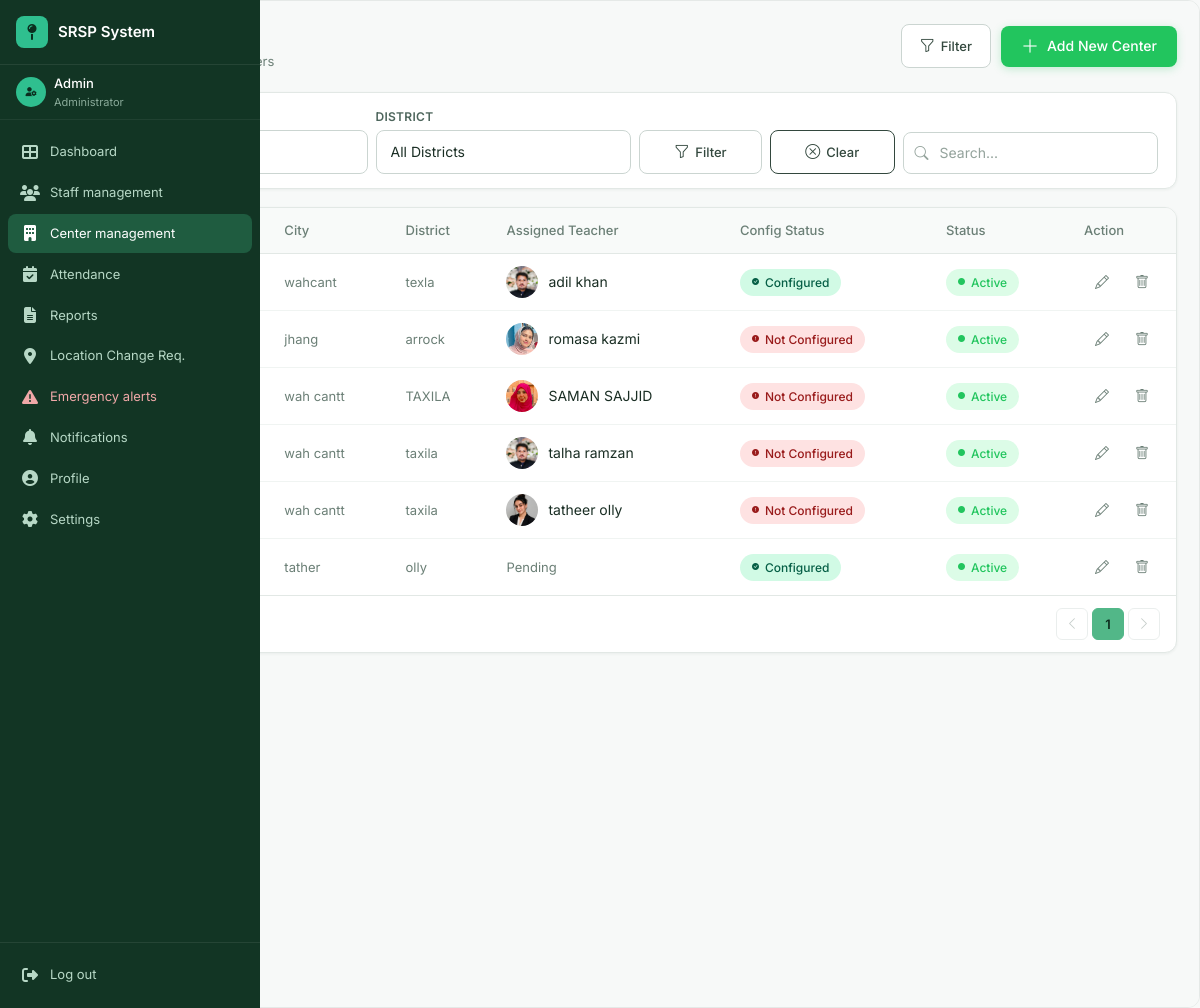
The page /panel/centers/ (signed in) on the database its author committed.
### accounts/models.py (models this page shows, shortened)
class CustomUser(AbstractBaseUser, PermissionsMixin):
    class Role(models.TextChoices):
        ADMIN = 'Admin', 'Admin'
        FIELD_STAFF = 'Field Staff', 'Field Staff'
        TEACHER = 'Teacher', 'Teacher'
    username = models.CharField(max_length=20, unique=True, blank=True, null=True)
    full_name = models.CharField(max_length=255)
    email = models.EmailField(unique=True)
    phone_number = models.CharField(max_length=20, unique=True)
    role = models.CharField(max_length=20, choices=Role.choices, default=Role.FIELD_STAFF)
    is_active = models.BooleanField(default=True)
    is_staff = models.BooleanField(default=False)
    is_superuser = models.BooleanField(default=False)
    date_joined = models.DateTimeField(auto_now_add=True)
    objects = CustomUserManager()
    USERNAME_FIELD = 'email'
    REQUIRED_FIELDS = ['full_name', 'phone_number']
    def get_full_name(self):
        return self.full_name

### admin_panel/models.py (models this page shows, shortened)
class Center(models.Model):
    class Status(models.TextChoices):
        ACTIVE = 'Active', 'Active'
        INACTIVE = 'Inactive', 'Inactive'
        PENDING = 'Pending', 'Pending'
    class ConfigStatus(models.TextChoices):
        NOT_CONFIGURED = 'NOT_CONFIGURED', 'Not Configured'
        CONFIGURED = 'CONFIGURED', 'Configured'
    center_name = models.CharField(max_length=255)
    center_code = models.CharField(max_length=20, unique=True)
    complete_address = models.TextField(blank=True)
    city = models.CharField(max_length=100, blank=True)
    district = models.CharField(max_length=100)
    latitude = models.DecimalField(max_digits=9, decimal_places=6, null=True, blank=True)
    longitude = models.DecimalField(max_digits=9, decimal_places=6, null=True, blank=True)
    allowed_radius = models.PositiveIntegerField(default=100, help_text='Allowed radius in meters')
    assigned_teacher = models.OneToOneField(
        'staff.StaffProfile',
        on_delete=models.SET_NULL,
        null=True,
        blank=True,
        related_name='teaching_center',
    )
    status = models.CharField(max_length=20, choices=Status.choices, default=Status.PENDING)
    configuration_status = models.CharField(
        max_length=20,
        choices=ConfigStatus.choices,
        default=ConfigStatus.NOT_CONFIGURED,
    )
    configured_by = models.ForeignKey(
        settings.AUTH_USER_MODEL,
        on_delete=models.SET_NULL,
        null=True,
        blank=True,
        related_name='configured_centers',
    )
    configured_date = models.DateTimeField(null=True, blank=True)
    gps_accuracy = models.FloatField(null=True, blank=True, help_text='GPS accuracy in meters at configuration time')
    browser_info = models.TextField(blank=True)
    ip_address = models.GenericIPAddressField(blank=True, null=True)
    created_at = models.DateTimeField(auto_now_add=True)
    updated_at = models.DateTimeField(auto_now=True)
    class Meta:
        ordering = ['center_name']

### staff/models.py (models this page shows, shortened)
class StaffProfile(models.Model):
    class Status(models.TextChoices):
        ACTIVE = 'Active', 'Active'
        INACTIVE = 'Inactive', 'Inactive'
    class Gender(models.TextChoices):
        MALE = 'Male', 'Male'
        FEMALE = 'Female', 'Female'
        OTHER = 'Other', 'Other'
    user = models.OneToOneField(
        settings.AUTH_USER_MODEL,
        on_delete=models.CASCADE,
        related_name='staff_profile'
    )
    assigned_center = models.ForeignKey(
        'admin_panel.Center',
        on_delete=models.SET_NULL,
        null=True,
        related_name='staff_members'
    )
    designation = models.CharField(max_length=100, blank=True)
    profile_photo = models.ImageField(upload_to='profile_photos/', blank=True, null=True)
    cnic = models.CharField(max_length=15, unique=True, blank=True, null=True)
    date_of_birth = models.DateField(blank=True, null=True)
    age = models.PositiveSmallIntegerField(blank=True, null=True)
    gender = models.CharField(max_length=10, choices=Gender.choices, blank=True)
    address = models.TextField(blank=True)
    joining_date = models.DateField(auto_now_add=True)
    status = models.CharField(max_length=20, choices=Status.choices, default=Status.ACTIVE)
    created_at = models.DateTimeField(default=timezone.now)
    updated_at = models.DateTimeField(auto_now=True)
    class Meta:
        ordering = ['user__full_name']

### admin_panel/views.py (the view)
# urls.py: path('centers/', views.center_management, name='admin_centers'),
@login_required
@user_passes_test(admin_required)
def center_management(request):
    user = request.user
    city_filter = request.GET.get('city', '').strip()
    district_filter = request.GET.get('district', '').strip()
    centers = Center.objects.select_related('assigned_teacher__user').all()
    if city_filter:
        centers = centers.filter(city=city_filter)
    if district_filter:
        centers = centers.filter(district=district_filter)
    cities = (
        Center.objects.values_list('city', flat=True)
        .exclude(city='')
        .distinct()
        .order_by('city')
    )
    districts = (
        Center.objects.values_list('district', flat=True)
        .exclude(district='')
        .distinct()
        .order_by('district')
    )
    form = CenterForm()
    available_teachers = StaffProfile.objects.filter(
        status=StaffProfile.Status.ACTIVE
    ).select_related('user').order_by('user__full_name')
    has_filter = bool(city_filter) or bool(district_filter)
    return render(request, 'admin_panel/center_management.html', {
        'form': form,
        'centers': centers,
        'total_centers': centers.count(),
        'center_count': centers.count(),
        'available_teachers': available_teachers,
        'cities': cities,
        'districts': districts,
        'selected_city': city_filter,
        'selected_district': district_filter,
        'filtered': has_filter,
        'user_role': user.role,
        'user_initials': get_initials(user.full_name),
        'geoapify_api_key': settings.GEOAPIFY_API_KEY,
    })

### admin_panel/templates/admin_panel/center_management.html (shortened to what this page needs)
{% extends 'base.html' %}
{% load static %}
{% block extra_css %}
<link rel="stylesheet" href="{% static 'css/center_management.css' %}">
{% endblock %}
{% block content %}
<div style="display:flex;border-radius:12px;overflow:hidden;border:0.5px solid var(--border);min-height:100vh">
  {% include 'partials/admin_sidebar.html' with active='centers' %}
  <div style="flex:1;background:var(--surface-1);padding:20px 22px;min-width:0">
    <div class="cm-page-header">
      <div>
        <h3 class="cm-page-title">Center List</h3>
        <p class="cm-page-subtitle">Manage all education centers</p>
      </div>
      <div class="cm-header-actions">
        <button class="cm-btn-filter" aria-label="Filter centers">
          <i class="bi bi-funnel"></i>
          Filter
        </button>
        <button class="cm-btn-add" data-action="add-center">
          <i class="bi bi-plus-lg"></i>
          Add New Center
        </button>
      </div>
    </div>
    <form class="cm-search-card" id="centerFilterForm" method="get">
      <div class="row g-2 align-items-end">
        <div class="col-md-3 col-sm-6 col-12">
          <label class="cm-filter-label" for="filterCity">City</label>
        </div>
        <div class="col-md-3 col-sm-6 col-12">
          <label class="cm-filter-label" for="filterDistrict">District</label>
          <select name="district" id="filterDistrict" class="cm-input cm-select">
            <option value="">All Districts</option>
          </select>
        </div>
        <div class="col-md-3 col-sm-6 col-12">
          <div class="d-flex gap-2">
            <button type="submit" class="cm-btn-filter flex-fill justify-content-center" id="filterBtn">
              <i class="bi bi-funnel"></i> Filter
            </button>
            <button type="button" class="cm-btn-filter flex-fill justify-content-center" id="clearFilterBtn" style="background:#fff;border-color:var(--gray-300);">
              <i class="bi bi-x-circle"></i> Clear
            </button>
          </div>
        </div>
        <div class="col-md-3 col-sm-6 col-12">
          <div class="cm-search-wrap">
            <input type="text" id="centerSearch" class="cm-search-input" placeholder="Search...">
          </div>
        </div>
      </div>
    </form>
    <div class="cm-table-card">
      <div class="cm-table-scroll">
        <table class="cm-table" id="centerTable">
          <thead>
            <tr>
              <th>Center Name</th>
              <th>City</th>
              <th>District</th>
              <th>Assigned Teacher</th>
              <th>Config Status</th>
              <th>Status</th>
              <th class="cm-th-action">Action</th>
            </tr>
          </thead>
          <tbody>
            {% if centers %}
              {% for c in centers %}
              <tr data-id="{{ c.id }}">
                <td><span class="cm-name">{{ c.center_name }}</span></td>
                <td class="cm-cell-muted">{{ c.city|default:"--" }}</td>
                <td class="cm-cell-muted">{{ c.district }}</td>
                <td>
                  {% if c.assigned_teacher %}
                  <div class="cm-teacher-cell">
                    {% if c.assigned_teacher.profile_photo %}
                    <img src="{{ c.assigned_teacher.profile_photo.url }}" alt="{{ c.assigned_teacher.user.full_name }}" class="cm-avatar" style="width:32px;height:32px;border-radius:50%;object-fit:cover;">
                    {% else %}
                    <span class="cm-avatar" style="background:#E3F3EC;color:#1F5C40;">{{ c.assigned_teacher.user.full_name|first|upper }}</span>
                    {% endif %}
                    <span>{{ c.assigned_teacher.user.full_name }}</span>
                  </div>
                  {% else %}
                  <span class="cm-cell-muted">Pending</span>
                  {% endif %}
                </td>
                <td>
                  {% if c.configuration_status == 'CONFIGURED' %}
                  <span class="cm-badge" style="background:#D1FAE5;color:#065F46;"><i class="bi bi-check-circle-fill"></i> Configured</span>
                  {% else %}
                  <span class="cm-badge" style="background:#FEE2E2;color:#991B1B;"><i class="bi bi-exclamation-circle-fill"></i> Not Configured</span>
                  {% endif %}
                </td>
                <td><span class="cm-badge cm-badge-{{ c.status|lower }}"><i class="bi bi-circle-fill"></i> {{ c.status }}</span></td>
                <td class="cm-action-cell">
                  <button class="cm-action-btn cm-action-edit" data-action="edit" title="Edit" aria-label="Edit {{ c.center_name }}">
                    <i class="bi bi-pencil"></i>
                  </button>
                  <button class="cm-action-btn cm-action-delete" data-action="delete" title="Delete" aria-label="Delete {{ c.center_name }}">
                    <i class="bi bi-trash"></i>
                  </button>
                </td>
              </tr>
              {% endfor %}
            {% endif %}
          </tbody>
        </table>
      </div>
      <div class="cm-table-footer">
        <span class="cm-footer-info">Showing {{ center_count|default:"0" }} of {{ total_centers|default:"0" }} centers</span>
        <nav class="cm-pagination">
          <button class="cm-page-btn disabled" disabled aria-label="Previous page">
            <i class="bi bi-chevron-left"></i>
          </button>
          <button class="cm-page-btn active" aria-current="page">1</button>
          <button class="cm-page-btn disabled" disabled aria-label="Next page">
            <i class="bi bi-chevron-right"></i>
          </button>
        </nav>
      </div>
    </div>
  </div>
</div>
<div class="position-fixed top-0 end-0 p-3" style="z-index:9999;">
</div>
{% endblock %}

### templates/partials/admin_sidebar.html (shortened to what this page needs)
<aside id="sidebar" class="sidebar" role="navigation" aria-label="Admin navigation">
  <a href="{% url 'admin_dashboard' %}" class="sidebar-brand" aria-label="SRSP Dashboard home">
    <span class="brand-icon" aria-hidden="true">
      <i class="fas fa-map-pin"></i>
    </span>
    <span class="brand-text">SRSP System</span>
  </a>
  <div class="sidebar-user px-3 py-2 d-flex align-items-center gap-2 border-bottom"
       style="border-color:rgba(255,255,255,0.06) !important">
    <div class="flex-shrink-0 d-flex align-items-center justify-content-center rounded-circle"
         style="width:30px;height:30px;background:var(--srsp-accent);color:var(--srsp-primary-dark);font-size:0.75rem;font-weight:600">
    </div>
    <div class="flex-grow-1 min-width-0">
      <p class="mb-0 text-truncate" style="font-size:0.8125rem;font-weight:500;color:#fff">
        {% firstof request.user.get_full_name "Admin" %}
      </p>
      <p class="mb-0 text-truncate" style="font-size:0.6875rem;color:#8AAB9A">Administrator</p>
    </div>
  </div>
  <nav class="sidebar-nav" aria-label="Main navigation">
    <ul class="list-unstyled mb-0">
      <li>
        <a href="{% url 'admin_dashboard' %}"
           class="sidebar-link {% if active == 'dashboard' %}active{% endif %}"
           aria-current="{% if active == 'dashboard' %}page{% endif %}">
          <i class="fas fa-th-large" aria-hidden="true"></i>
          <span>Dashboard</span>
        </a>
      </li>
      <li>
        <a href="{% url 'admin_staff' %}"
           class="sidebar-link {% if active == 'staff' %}active{% endif %}"
           aria-current="{% if active == 'staff' %}page{% endif %}">
          <i class="fas fa-users" aria-hidden="true"></i>
          <span>Staff management</span>
        </a>
      </li>
      <li>
        <a href="{% url 'admin_centers' %}"
           class="sidebar-link {% if active == 'centers' %}active{% endif %}"
           aria-current="{% if active == 'centers' %}page{% endif %}">
          <i class="fas fa-building" aria-hidden="true"></i>
          <span>Center management</span>
        </a>
      </li>
      <li>
        <a href="{% url 'admin_attendance' %}"
           class="sidebar-link {% if active == 'attendance' %}active{% endif %}"
           aria-current="{% if active == 'attendance' %}page{% endif %}">
          <i class="fas fa-calendar-check" aria-hidden="true"></i>
          <span>Attendance</span>
        </a>
      </li>
      <li>
        <a href="{% url 'admin_reports' %}"
           class="sidebar-link {% if active == 'reports' %}active{% endif %}"
           aria-current="{% if active == 'reports' %}page{% endif %}">
          <i class="fas fa-file-alt" aria-hidden="true"></i>
          <span>Reports</span>
        </a>
      </li>
      <li>
        <a href="{% url 'admin_location_requests' %}"
           class="sidebar-link {% if active == 'location_requests' %}active{% endif %}"
           aria-current="{% if active == 'location_requests' %}page{% endif %}">
          <i class="fas fa-map-marker-alt" aria-hidden="true"></i>
          <span>Location Change Req.</span>
        </a>
      </li>
      <li>
        <a href="{% url 'admin_alerts' %}"
           class="sidebar-link danger {% if active == 'alerts' %}active{% endif %}"
           aria-current="{% if active == 'alerts' %}page{% endif %}">
          <i class="fas fa-exclamation-triangle" aria-hidden="true"></i>
          <span>Emergency alerts</span>
        </a>
      </li>
      <li>
        <a href="{% url 'admin_notifications' %}"
           class="sidebar-link {% if active == 'notifications' %}active{% endif %}"
           aria-current="{% if active == 'notifications' %}page{% endif %}">
          <i class="fas fa-bell" aria-hidden="true"></i>
          <span>Notifications</span>
        </a>
      </li>
      <li>
        <a href="{% url 'admin_profile' %}"
           class="sidebar-link {% if active == 'profile' %}active{% endif %}"
           aria-current="{% if active == 'profile' %}page{% endif %}">
          <i class="fas fa-user-circle" aria-hidden="true"></i>
          <span>Profile</span>
        </a>
      </li>
      <li>
        <a href="{% url 'admin_settings' %}"
           class="sidebar-link {% if active == 'settings' %}active{% endif %}"
           aria-current="{% if active == 'settings' %}page{% endif %}">
          <i class="fas fa-cog" aria-hidden="true"></i>
          <span>Settings</span>
        </a>
      </li>
    </ul>
  </nav>
  <div class="sidebar-footer">
    <a href="{% url 'login' %}" class="sidebar-link" aria-label="Log out of your account">
      <i class="fas fa-sign-out-alt" aria-hidden="true"></i>
      <span>Log out</span>
    </a>
  </div>
</aside>

### rows shown on the page
CustomUser: full_name "Admin"
Center: city "wahcant", district "texla", assigned_teacher.profile_photo (picture), assigned_teacher.user.full_name "adil khan", configuration_status "CONFIGURED" (drawn), status "Active"
Center: city "jhang", district "arrock", assigned_teacher.profile_photo (picture), assigned_teacher.user.full_name "romasa kazmi", configuration_status "NOT_CONFIGURED" (drawn), status "Active"
Center: city "wah cantt", district "TAXILA", assigned_teacher.profile_photo (picture), assigned_teacher.user.full_name "SAMAN SAJJID", configuration_status "NOT_CONFIGURED" (drawn), status "Active"
Center: city "wah cantt", district "taxila", assigned_teacher.profile_photo (picture), assigned_teacher.user.full_name "talha ramzan", configuration_status "NOT_CONFIGURED" (drawn), status "Active"
Center: city "wah cantt", district "taxila", assigned_teacher.profile_photo (picture), assigned_teacher.user.full_name "tatheer olly", configuration_status "NOT_CONFIGURED" (drawn), status "Active"
Center: city "tather", district "olly", shows "Pending", configuration_status "CONFIGURED" (drawn), status "Active"
